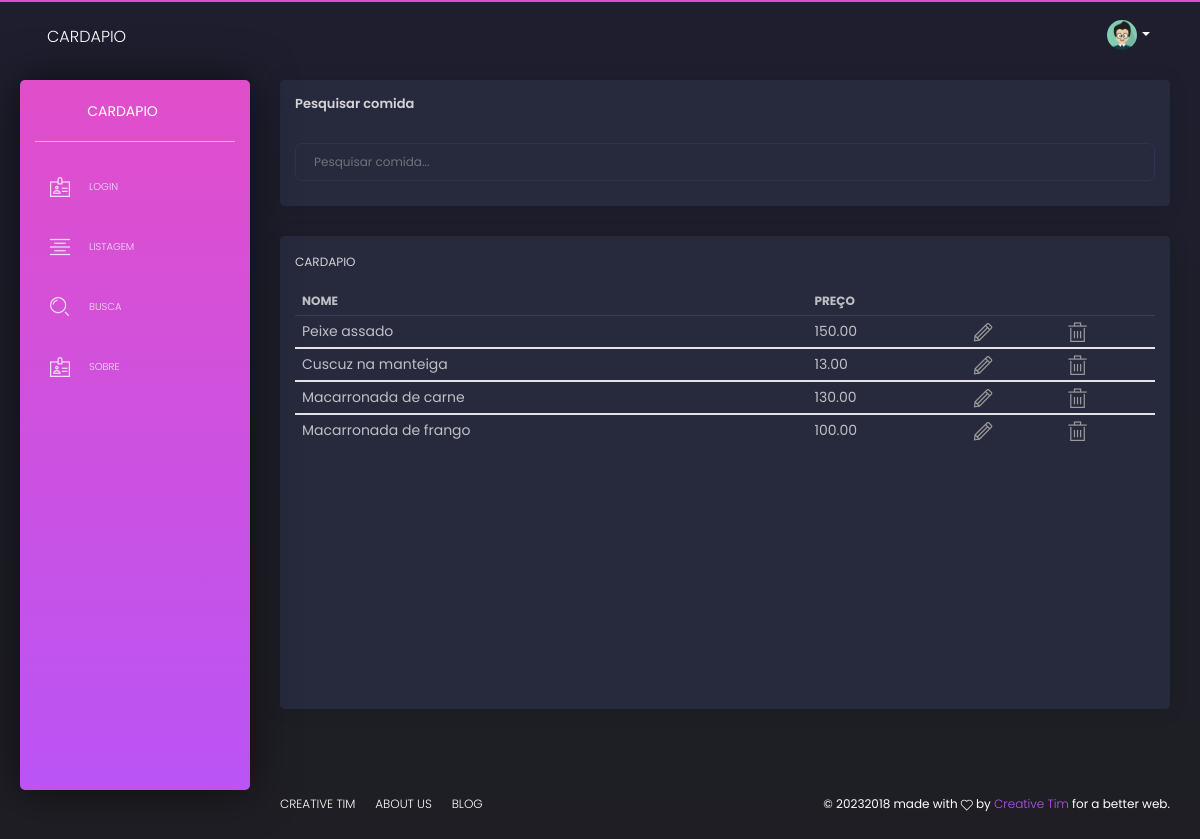
The app's page /busca/, older data.
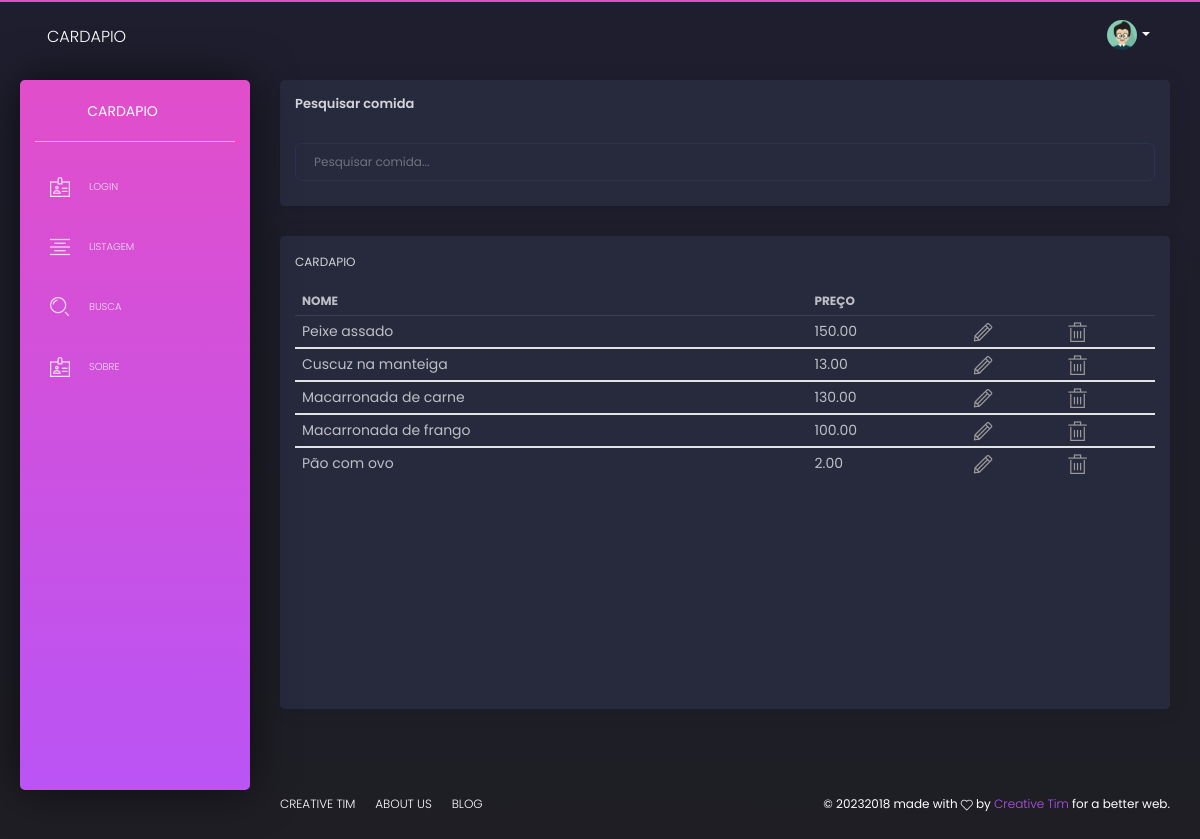
The same page, newer data.
### cardapio/models.py (models this page shows)
class Cardapio(models.Model):
    id = models.AutoField(primary_key = True)
    nome = models.CharField(max_length = 255)
    preco = models.DecimalField (max_digits = 5, decimal_places = 2 )

### cardapio/views.py (the view)
# urls.py: path('busca/', views.search, name="url_busca"),
def search(request):
    results = []
    if request.method == "GET":
        query = request.GET.get('search')
        if query == None:
            query= " "
    results = Cardapio.objects.filter(nome__icontains=query)
    return render(request, "busca.html", {'query': query, 'results': results})

### cardapio/templates/busca.html
{% extends 'dashboard.html' %}
{% block conteudo %}
<div class="card">
    <div class="card-header">
        <h5 class="title">Pesquisar comida</h5>
    </div>
    <div class="card-body">
    <form action="{% url 'url_busca'%}" method="GET">
    <div class="form-group">
        <input type="text" autocomplete="off"  name="search" id="search" class="form-control" placeholder="Pesquisar comida..." />
      </div>
    </form>
</div>
</div>
<div class="row">
    <div class="col-sm-6 col-md-12">
      <div class="card card-tasks">
        <div class="card-header ">
          <h6 class="title d-inline">Cardapio</h6>
        </div>
        <div class="card-body ">
          <div class="table-full-width table-responsive">
            {% if query %}
            {% if results %}
            <table class="table">
                <thead>
                    <tr>
                        <th>Nome</th>
                        <th>Preço</th>
                    </tr>
                </thead>
                {% for i in results %}
              <tbody>
                <tr>
                    <td> {{i.nome}}</td>
                    <td> {{i.preco}}</td>
                    <td><a href="{% url 'url_editar' i.id %}"> <i class="tim-icons icon-pencil"></i></a></td>
                    <td><a href="{% url 'url_delete' i.id %}"> <i class="tim-icons icon-trash-simple"></i></a></td>
                </tr>
              </tbody>
              {% endfor %}
            </table>
            {% else %}
      <h4> 0 registros </h4>
            {% endif %}
            {% endif %}
          </div>
        </div>
      </div>
    </div>
  </div>
{% endblock %}

Row changes from the older to the newer data that the page shows:
added Cardapio: nome "Pão com ovo", preco "2.00"
